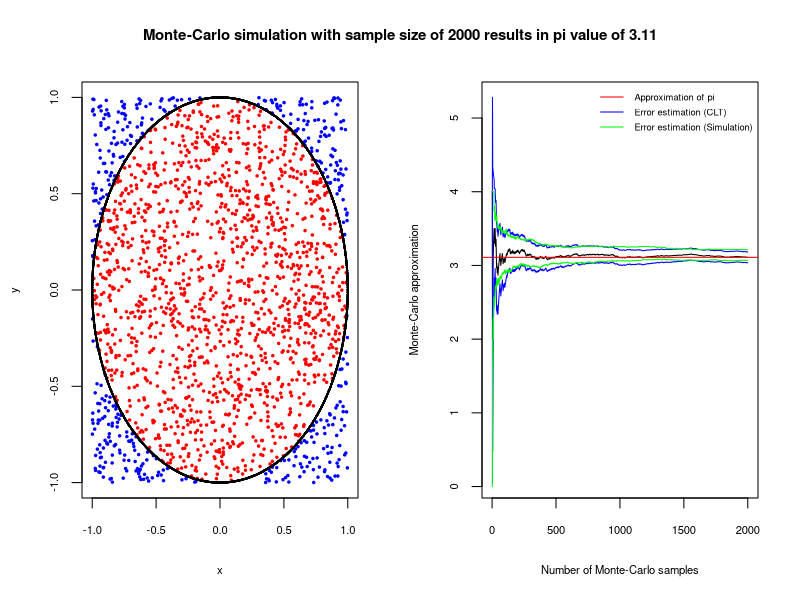
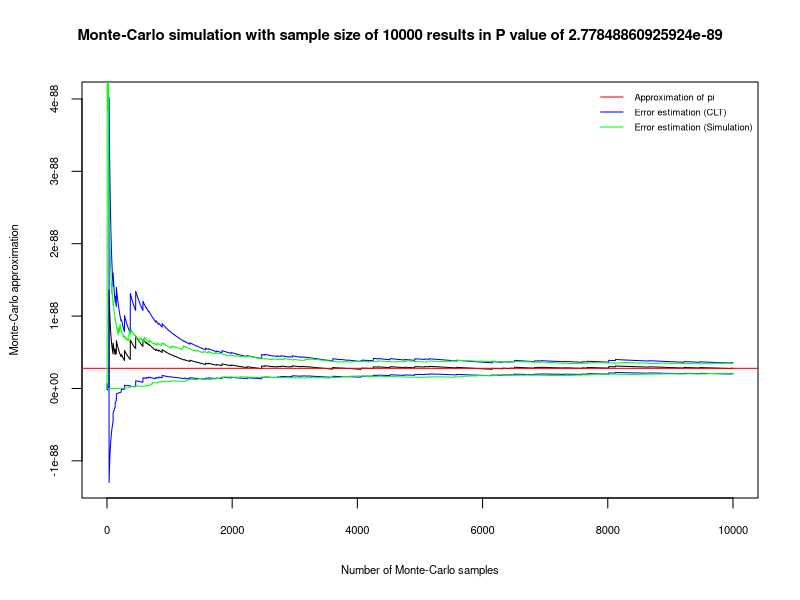

The R source for these figures, in order: (Note: this script raises an error after producing the figures.)
fnErrorEstimation <- function(X, fnRandom, m = 100,
                    fnValueCalculation = function(x) {x}) {
  # This function is doing the error calculation, plotting all results,
  # generating and plotting confidence band.
  # There are two different methods in use:
  #  * Using central limit theorem
  #  * Using simulation
  # 
  # Args:
  #   X:        Contains the data, can be raw random or already precalculated
  #   fnRandom: Function to use in specific case to generate random values
  #   m:        Number of MC-Simulations, has default value
  #   fnValueCalculation:
  #             If values should be computed in any way, this function is doing
  #             it. If no value is given, just use values X as they are (default)
  #   
  # Returns:
  #   Nothing, just prints the plot
  
  # Calculate values
  if(class(X) != "list") { X = list(X) }
  x <- do.call(fnValueCalculation, X)
  
  # Save length of sample in variable
  n <- length(x)
  
  ################ Error estimation using central limit theorem ################
  
  # Compute mean with each new sample
  vecMeans <- cumsum(x) / (1:n)
  
  # NOTE: t-distribution
  # Compute confidence band
  vecConf <- list(top = NULL, bottom = NULL)
  for(i in 1:n) {
    vecConf$top[i] <- vecMeans[i] + 1.96*sqrt(var(x[1:i])/i)
    vecConf$bottom[i] <- vecMeans[i] - 1.96*sqrt(var(x[1:i])/i)
  }
  
  # Plot means against number of samples
  plot(1:n, vecMeans, type="l",
       xlab = "Number of Monte-Carlo samples",
       ylab = "Monte-Carlo approximation",
       ylim = c(min(na.omit(vecConf$bottom), vecMeans),
                max(na.omit(vecConf$top), vecMeans)),
       pch = 4, cex = 0.8)
  
  # Plot overall mean
  abline(vecMeans[n], 0, col = "red")
  
  # Plot confidence band
  lines(vecConf$top, col = "blue")
  lines(vecConf$bottom, col = "blue")
  
  ##################### Error estimation using simulation #####################
  
  # Generate n x m matrix with random values
  mSampleMatrix <- NULL
  for(i in 1:m) {
    X <- fnRandom(n)
    if(class(X) != "list") { X = list(X) }
    mSampleMatrix <- cbind(mSampleMatrix, do.call(fnValueCalculation, X))
  }
  
  # Calculate confidence band
  mEst <- apply(mSampleMatrix, 2, cumsum)/(1:n)
  mConf <- apply(mEst, 1, quantile, c(.025, .975))
  
  # Plot upper and lower confidence bound
  lines(mConf[1,], col = "green")
  lines(mConf[2,], col = "green")
  
  # Add legend for all lines
  legend("topright", c("Approximation of pi", "Error estimation (CLT)",
                       "Error estimation (Simulation)"), 
         lty = 1, col=c("red", "blue", "green"), bty="n", cex=.75)
}

# 1. ###########################################################################

# Monte Carlo approximation of pi

fnPiRandom <- function(n) {
  # Generates random uniform values for x (x1) and y (x2) axis
  # 
  # Args:
  #   n: Number of samples
  #   
  # Returns:
  #   A list of x1 and x2 random values with size of n
  return(list(x1 = runif(n, min = -1, max = 1),
              x2 = runif(n, min = -1, max = 1)))
}

fnPiIndicator <- function(x1, x2) {
  # Indicate which values are inside of the circle with radius 1
  # and which are outside
  # 
  # Args:
  #   x1: Random values of x-axis
  #   x2: Random values of y-axis
  #   
  # Returns:
  #   A vector containing values 0, if point is outside of circle, and 4, 
  #   if point is inside of circle with radius 1
  return(((x1^2 + x2^2) <= 1)*4)
}

fnPiPlotCircle <- function(x1, x2) {
  # Plots all random points.
  # Points which are inside are red, points outside blue and some circle-points
  # are calculated, to mark the border in black
  # 
  # Args:
  #   x1: Random values of x-axis
  #   x2: Random values of y-axis
  #   
  # Returns:
  #   Nothing, just prints the plot
  
  inside <- as.logical(fnPiIndicator(x1, x2))
  outside <- !inside
  
  # Plot points inside and outside
  plot(x1[inside], x2[inside], pch = 20, cex = 0.5, col = "red",
       xlab = "x", ylab = "y", xlim = c(-1,1), ylim = c(-1,1))
  points(x1[outside], x2[outside], pch = 20, cex = 0.5, col = "blue")
  
  # Plot circle points to mark the border
  points(sin(1:10000), cos(1:10000), pch = 20, cex = 0.2, col = "black")
}

# Split plot panel
par(mfrow = c(1,2),
    ps = 9,
    cex.axis = 0.9,
    cex.lab = 0.9)

# Create random values
X <- fnPiRandom(2000)

# Plot random values and circle
fnPiPlotCircle(X$x1, X$x2)

# Run error estimation
fnErrorEstimation(X, fnPiRandom, fnValueCalculation = fnPiIndicator)

# Set title for plots
title(paste("Monte-Carlo simulation with sample size of ", length(X$x1),
            " results in pi value of ", mean(fnPiIndicator(X$x1, X$x2)), sep = ""),
      outer = TRUE,  line = -2)

# 2. ###########################################################################

# Using pnorm
print(1 - pnorm(20))

# Naive Monte-Carlo approximation
n <- 1000000
x <- rnorm(n)
indicator <- (x > 20) * 1
print(mean(indicator))

# Monte-Carlo integration after substitution Y := 1/X

fnProbRandom <- function(n) {
  # Generate random uniform values between 0 and 1/20
  # 
  # Args:
  #   n: Size of sample
  #   
  # Returns:
  #   Random vector of size n with values between 0 and 1/20
  return(runif(n, min = 0, max = 1/20))
}

fnProbG <- function(u) {
  # Calculate values of function g
  # 
  # Args:
  #   u: Random values
  #   
  # Returns:
  #   Result of function g, using random values u as argument
  return((1/20) * (1/sqrt(2*pi)) * exp(-1/(2*(u^2))) * (1/(u^2)))
}

# Set plot panel to one plot
par(mfrow = c(1,1),
    ps = 9,
    cex.axis = 0.9,
    cex.lab = 0.9)

# Generate random values
u <- fnProbRandom(10000)

# Calculate values with function g
g <- fnProbG(u)

# Run error estimation
fnErrorEstimation(u, fnProbRandom, fnValueCalculation = fnProbG)

# Set title for plot
title(paste("Monte-Carlo simulation with sample size of ", length(u),
            " results in P value of ", mean(g), sep = ""),
      outer = TRUE,  line = -2)

# 3. ###########################################################################

# Using R's integrate function
print(integrate(fnIntH1, 0, 1))
print(integrate(fnIntH2, 0, 1))

fnIntRandom <- function(n) {
  # Generate random uniform values
  # 
  # Args:
  #   n: Size of sample
  #   
  # Returns:
  #   Random vector of size n with values between 0 and 1
  return(runif(n))
}

fnIntH1 <- function(x) {
  # Calculate values of function h1
  # 
  # Args:
  #   x: Random values
  #   
  # Returns:
  #   Result of function h1, using random values x as argument
  return((cos(50*x)+sin(20*x))^2)
}

fnIntH2 <- function(x) {
  # Calculate values of function h2
  # 
  # Args:
  #   x: Random values
  #   
  # Returns:
  #   Result of function h2, using random values x as argument
  return(sin(1/x))
}

# Set plot panel to two plots
par(mfrow = c(1,2),
    ps = 9,
    cex.axis = 0.9,
    cex.lab = 0.9)

# Using Monte-Carlo integration
u <- fnIntRandom(10000)
h1 <- fnIntH1(u)
h2 <- fnIntH2(u)

# Run error estimation
fnErrorEstimation(u, fnIntRandom, fnValueCalculation = fnIntH1)
title(paste("h1: ", length(u), " samples, result: ",
            round(mean(h1), 3), sep = ""))
fnErrorEstimation(u, fnIntRandom, fnValueCalculation = fnIntH2)
title(paste("h2: ", length(u), "samples, result ",
            round(mean(h2), 3), sep = ""))

## TODO: Compare errors of integrate function with monte carlo

# 4. ###########################################################################

fnAreaRandom <- function(n) {
  # Generate three random uniform values between 0 and 1 for x and y
  # respectively. The function directly calculates the area of triangle
  # between these three random points.
  # 
  # Args:
  #   n: Size of sample
  #   
  # Returns:
  #   Random vector of size n containing area values of random triangles
  
  areas <- NULL
  for (i in 1:n) {
    # Generate random values for x- and y-axis
    x <- runif(3)
    y <- runif(3)
    # Calculate area of trinangle and add to vector
    areas[i] <- abs(0.5 * det(matrix(c(x, y, c(1, 1, 1)), nrow = 3, ncol = 3)))
  }
  
  # Return vector of random triangle areas
  return(areas)
}

# Set plot panel to one plot
par(mfrow = c(1,1),
    ps = 9,
    cex.axis = 0.9,
    cex.lab = 0.9)

# Generate random triangle area values
A <- fnAreaRandom(1000)

# Run error estimation
fnErrorEstimation(A, fnAreaRandom)
title(paste("Monte-Carlo simulation with sample size of ", length(A),
            " results in area of ", round(mean(A), 4), sep = ""))
